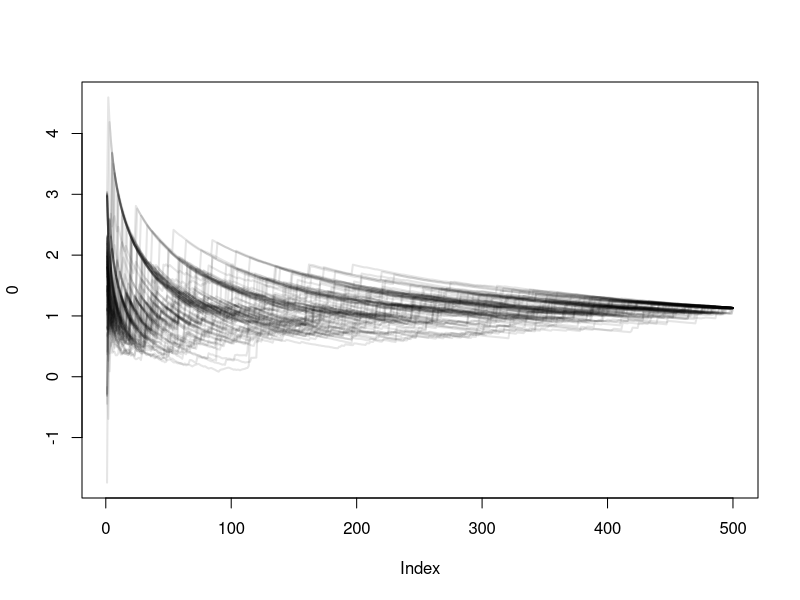

R code for this plot:

selection_path<-function(n,normalize=TRUE){
  res<-t(apply(diag(n)[sample(1:n,n),],2,cumsum))
  if(!normalize)return(res)
  f<-matrix(apply(res,2,sum),nrow=1)[rep(1,nrow(res)),]
  res/f
}

n_stock<-500
x<-mapply(rnorm,mean=rnorm(n_stock),sd=runif(n_stock,0.1,10),MoreArgs=list(n=1000))+   # random, uncorrelated
  cbind(rnorm(1000,sd=2),rep(0,100))[,sample(c(1,rep(2,1)),n_stock,replace=TRUE)]+ # 50% with a low vol common factor
  cbind(rnorm(1000,sd=20),rep(0,100))[,sample(c(1,rep(2,10)),n_stock,replace=TRUE)]+ # 5% with a medium vol common factor
  cbind(rnorm(1000,sd=200),rep(0,100))[,sample(c(1,rep(2,100)),n_stock,replace=TRUE)] # 0.5% with a high vol common factor

p<-mapply(log,mapply(function(i)apply(x%*%(selection_path(ncol(x))[,1:ncol(x)]),2,sd),1:100,SIMPLIFY=FALSE),SIMPLIFY = FALSE)
plot(0,xlim=c(1,length(p[[1]])),ylim=c(min(mapply(c,p)),max(mapply(c,p))),type="n")
invisible(mapply(lines,x=p,MoreArgs=list(lwd=2,col=rgb(0,0,0,0.1))))
#abline(h=log(sd(apply(x,1,mean))),col="red")

#m<-cor(x)
#hist(m[which(row(m)>col(m),arr.ind = TRUE)])




